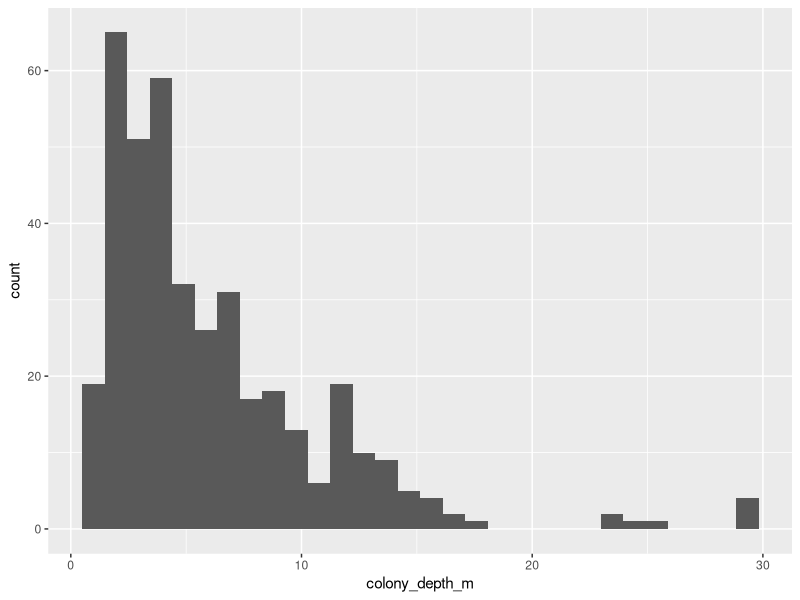

Write the R code that produced this figure. (Note: this script raises an error after producing the figure.)
## ---- chunk 1
knitr::opts_chunk$set(echo = FALSE, warning = FALSE, message = FALSE)

library(tidyverse)
## ---- chunk 2
db <- read_csv("shedd_coral_db.csv")
## ---- chunk 3
bah <- db %>%
  filter(region != "SH")
## ---- chunk 4
spsumm <- bah %>%
  count(genus, species, region) %>%
  pivot_wider(names_from = region, values_from = n, values_fill = list(n = 0)) %>%
  mutate(total = rowSums(select(., -genus, -species), na.rm = T)) %>%
  arrange(genus, species) 
  
knitr::kable(spsumm)
## ---- chunk 5
bah %>%
  filter(species == "faveolata") %>%
  ggplot(aes(x = colony_depth_m)) + geom_histogram()
## ---- chunk 6
# Get list of all samples from past trips currently in Bahamas to be exported
bah %>%
  filter(sample_location %in% c("Bimini", "Nassau")) %>%
  count(genus, species) %>%
  arrange(-n) %>%
  write_csv("~/Documents/Permits/2021/stockpile_to_export.csv")
## ---- chunk 7
# Get list of samples from Oct. 2019 trip for estimating Jun 2021 collections
wild_colony_request_Jun2021 <- bah %>%
  filter(date_sampled > "2019-10-01", date_sampled < "2019-10-31") %>%
  count(genus, species) %>%
  arrange(-n)

write_csv(wild_colony_request_Jun2021, path = "~/Documents/Permits/2021/wild_colony_request_Jun2021.csv")
## ---- chunk 8
# Get current highest number from each region
bah %>%
  mutate(prefix = str_sub(sample_id, 1, 2)) %>%
  group_by(prefix) %>%
  mutate(snum = extract_numeric(sample_id)) %>%
  summarize(highest = max(snum, na.rm = TRUE))

ex <- bah %>%
  filter(region == "EX") %>%
  arrange(sample_id)
  
